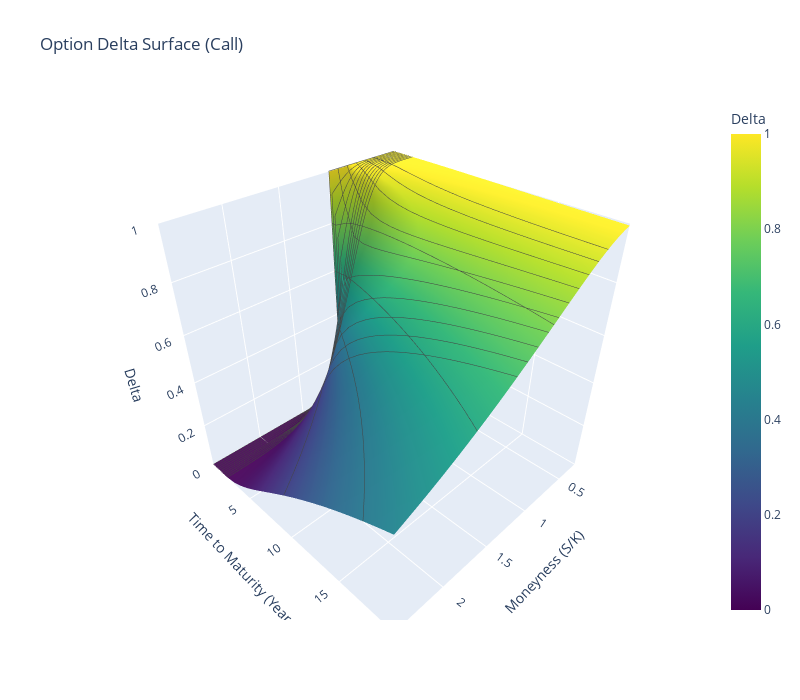

Source (notebook cell):
### Code cell
moneyness = np.linspace(0, 2.5, 1000)
time_to_maturity = np.linspace(0, 20, 21)[::-1]
Moneyness,Time = np.meshgrid(moneyness,time_to_maturity)
data= {
    'Time to Maturity': Time.ravel(),'Moneyness': Moneyness.ravel()
    
}
df = pd.DataFrame(data)
S_test = K/Moneyness
option_type ='call'
def vectorized_delta(option_type, S, K, T, r, sigma):
    """
    Vectorized Delta calculation for arrays of S and T.
    """
    # Avoid division by zero
    T = np.where(T <= 0, 1e-6, T)
    d1 = (np.log(S / K) + (r + 0.5 * sigma ** 2) * T) / (sigma * np.sqrt(T))
    

    delta = norm.cdf(d1)
   
    
    return delta
Delta = vectorized_delta('call', S_test, K, Time, r, sigma)
df['Delta_bs'] = Delta.flatten()

fig = go.Figure(data=[go.Surface(
    x=Moneyness,
    y=Time,
    z=Delta,
    colorscale='Viridis',
    colorbar=dict(title='Delta'),
    contours = {
        "x": {"show": True, "start":0.5, "end":1.5, "size":0.1},
        "y": {"show": True, "start":0.0, "end":2.0, "size":0.2},
        "z": {"show": True, "size":0.05}
    }
)])

# Update layout for better aesthetics
fig.update_layout(
    title=f'Option Delta Surface ({option_type.capitalize()})',
    scene=dict(
        xaxis_title='Moneyness (S/K)',
        yaxis_title='Time to Maturity (Years)',
        zaxis_title='Delta',
        xaxis=dict(nticks=10, range=[0.25, 2.5]),
        yaxis=dict(nticks=10, range=[0, 20]),
        zaxis=dict(nticks=10, range=[0, 1] if option_type == 'call' else [-1, 0]),
    ),
    width=800,
    height=700,
    autosize=False
)

# Add interactive hover information
fig.update_traces(
    hovertemplate='Moneyness: %{x:.2f}<br>Time: %{y:.2f} yr<br>Delta: %{z:.2f}<extra></extra>'
)

# Show the figure
fig.show()

### Figure 1 — Plotly figure (JSON) as saved in the notebook; plotly's stock layout.template omitted (floating-point values rounded to 4 significant figures; data arrays with more than 128 entries replaced by an {"elided": "..."} marker saying what was removed)
{"data": [{"colorbar": {"title": {"text": "Delta"}}, "colorscale": [[0, "#440154"], [0.1111, "#482878"], [0.2222, "#3e4989"], [0.3333, "#31688e"], [0.4444, "#26828e"], [0.5556, "#1f9e89"], [0.6667, "#35b779"], [0.7778, "#6ece58"], [0.8889, "#b5de2b"], [1, "#fde725"]], "contours": {"x": {"end": 1.5, "show": true, "size": 0.1, "start": 0.5}, "y": {"end": 2, "show": true, "size": 0.2, "start": 0}, "z": {"show": true, "size": 0.05}}, "hovertemplate": "Moneyness: %{x:.2f}<br>Time: %{y:.2f} yr<br>Delta: %{z:.2f}<extra></extra>", "type": "surface", "x": {"elided": "21x1000 float values"}, "y": {"elided": "21x1000 int values"}, "z": {"elided": "21x1000 float values"}}], "layout": {"autosize": false, "height": 700, "scene": {"xaxis": {"nticks": 10, "range": [0.25, 2.5], "title": {"text": "Moneyness (S/K)"}}, "yaxis": {"nticks": 10, "range": [0, 20], "title": {"text": "Time to Maturity (Years)"}}, "zaxis": {"nticks": 10, "range": [0, 1], "title": {"text": "Delta"}}}, "title": {"text": "Option Delta Surface (Call)"}, "width": 800}}
